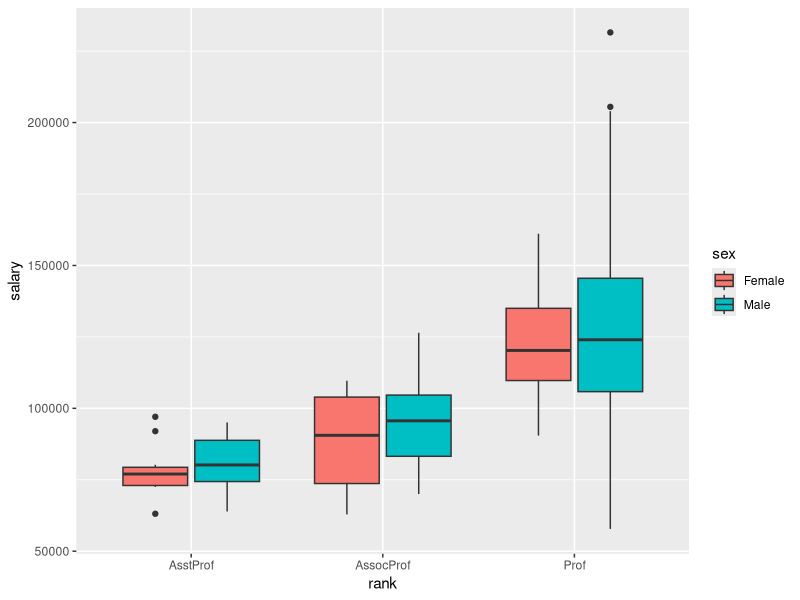
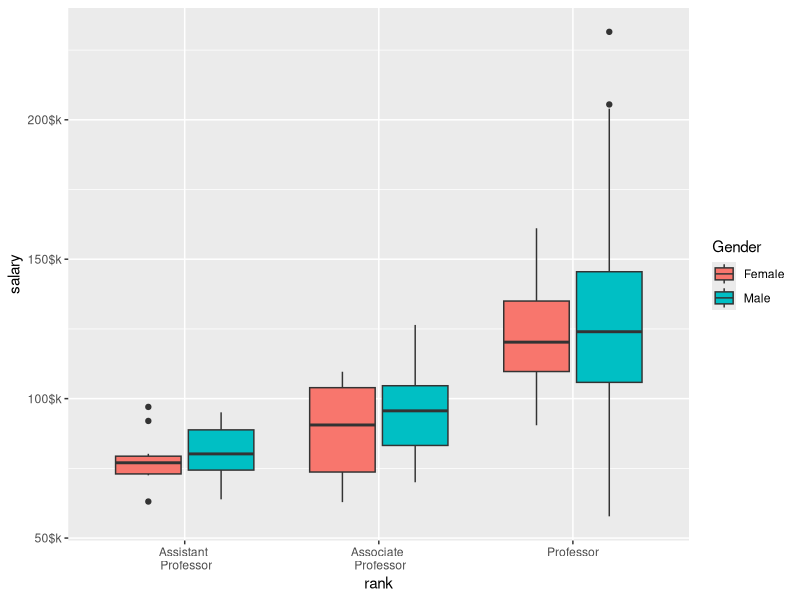
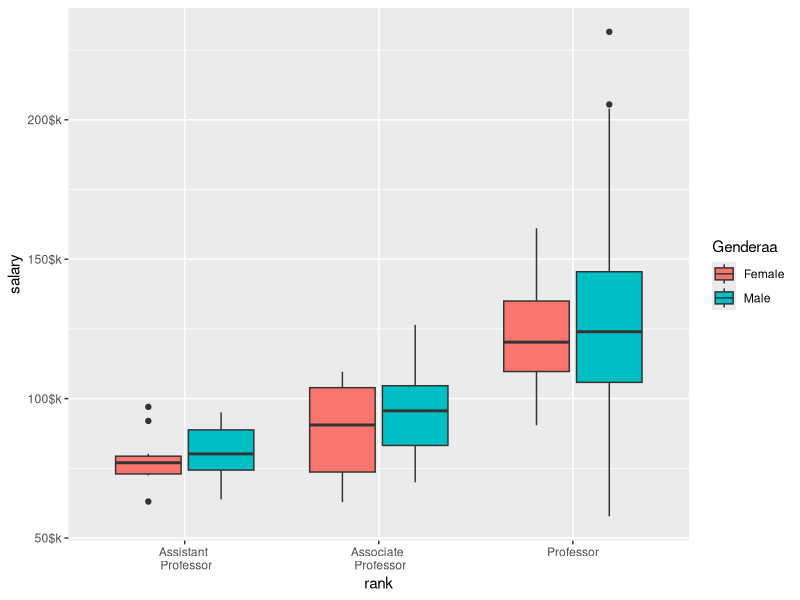
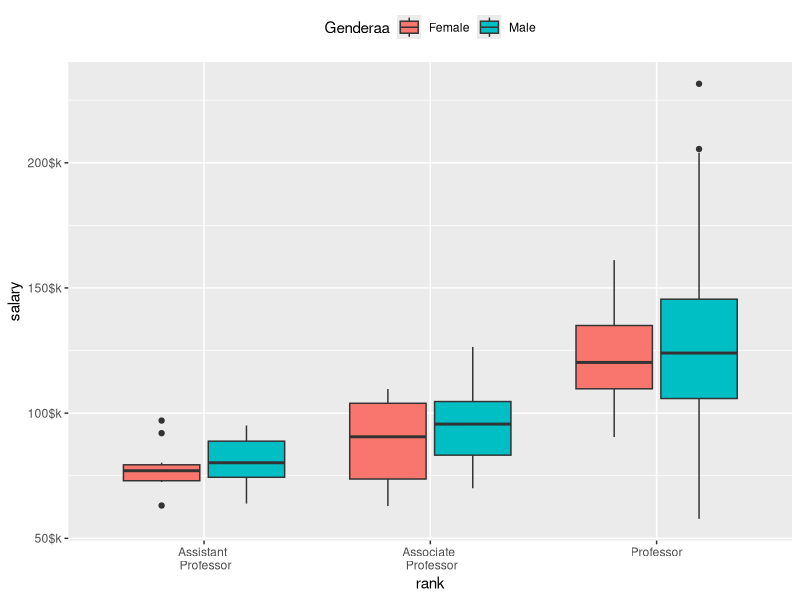
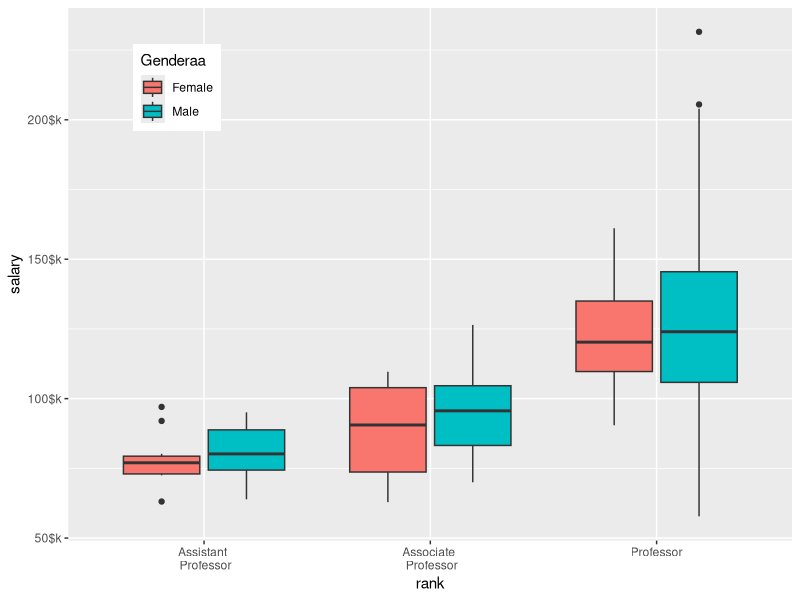
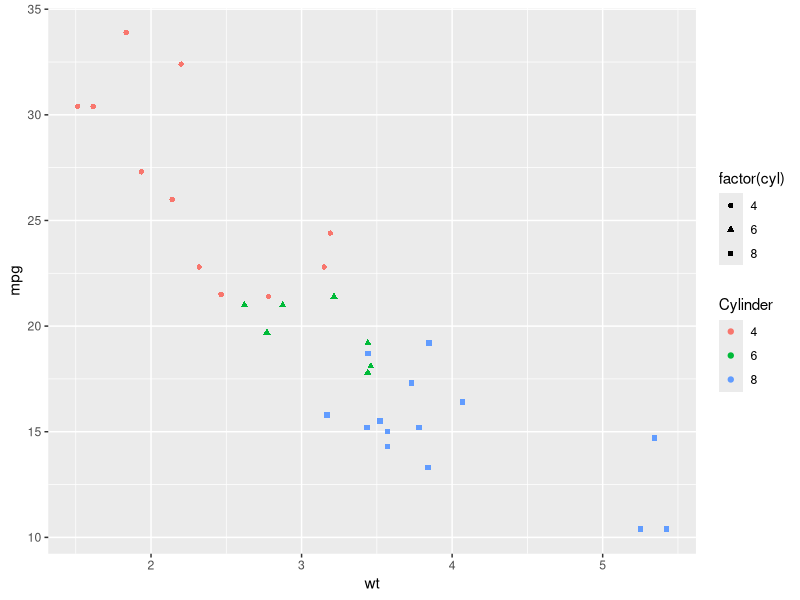
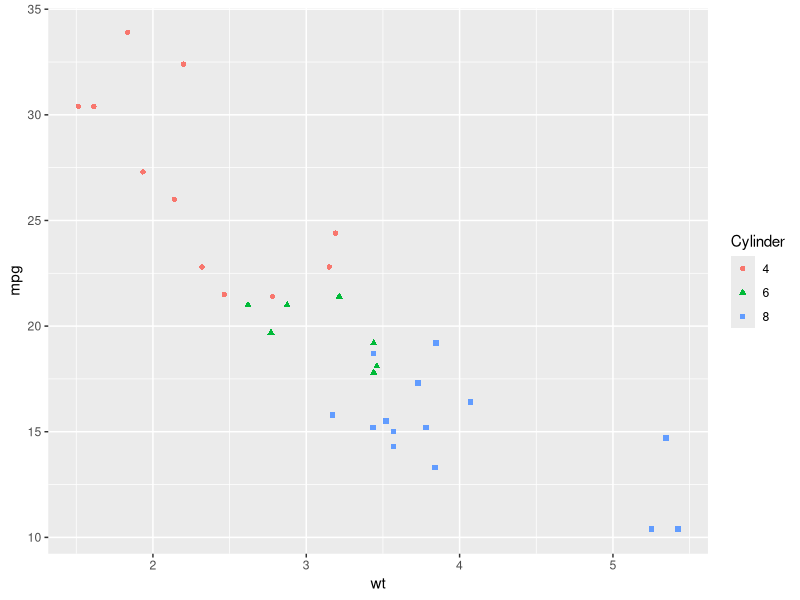
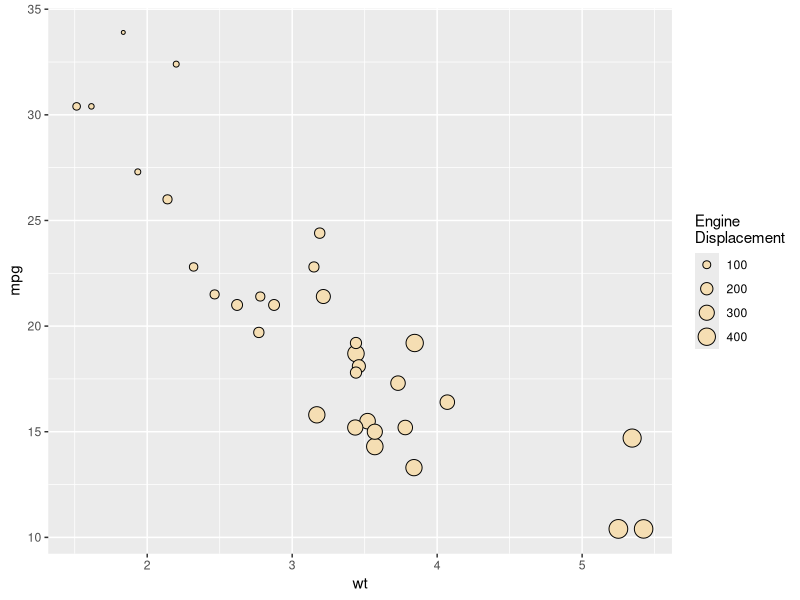

Reproduce these figures in R, in order.
library(ggplot2)
library(car)
str(Salaries)

#rank :직급
#salary 연봉
#박스 색을 sex에 따라서 설정
ggplot(Salaries, aes(x = rank, y = salary, fill = sex)) +
  geom_boxplot()



#####스케일함수#####
#위치, 색상, 채우기, 크기, 도형 등의 그래프 요소에 대한 변경
#scale_<aesthetic(인수)>_<name/data type>    ex)
#      x,y                 continuous        scale_y_continuous()
#      color               discrete          scale_x_date()
#      fill                date              scale_shape_discrete()
#      size                manual            scale_fill_manual()
#      shape...            brewer...         scale_color_brewer()
      
      

#breaks 축의 눈금을 나타내는 펙터의 레벨을 문자벡터로 지정
#labels 눈금이름에 사용할 텍스트레이블을 문자 벡터로 지정

#x축과 y축을 내용 변경할 때 사용 가능하다
scale_x_discrete()
scale_x_continuous()
scale_y_discrete()
scale_y_continuous()
      

#이산변수(discrete variable)란 이산 할 수 있는 변수를 의미 합니다. 
#이게 뭔 소린가 싶지만 다시 말하자면
#하나하나 셀 수 있는 변수를 의미합니다.
#예를 들어 아파트의 층 수, 한 회사의 직원의 수,
#불량품의 개수 등이 이산변수 입니다.
#한 회사의 직원 수가 100.5 명은 될 수 없잖아요.

#연속변수(continuous variable)란 이산변수와 다르게
#변수의 각 값 사이에 무수히 많은 또 다른 값들이 존재하는 경우를 의미합니다.
#예를 들어 사람의 키, 몸무게, 나이, 한 가구의 소득 등이 그것 입니다.

#이산변수와 연속변수의 차이는 정수와 실수의 차이 정도로 생각하면 되겠네요.







#범례 제목 변경 
#방법 1

ggplot(Salaries, aes(x = rank, y = salary, fill = sex)) +
  geom_boxplot() +
  scale_x_discrete(breaks = c("AsstProf", "AssocProf", "Prof"),
                 labels = c("Assistant \n Professor",
                            "Associate \n Professor",
                            "Professor")) +
  scale_y_continuous(breaks = c(50000, 100000, 150000, 200000),
                     labels = c("50$k", "100$k", "150$k", "200$k"))+
  labs(fill = "Gender")  #범례 제목 변경




#범례 제목 변경
#방법 2

#scale_fill_discrete() aes함수에서 sex란 범례를 나타내는 범주형 변수가
#fill로 맵핑이 돼있기 때문에 그와 동일안 scale_fill_discrete()를 사용

#만약에 aes(fill = sex)자리에 color이면 scale_color_discrete()
#shape이면 scale_shape_discrete()
ggplot(Salaries, aes(x = rank, y = salary, fill = sex)) +
  geom_boxplot() +
  scale_x_discrete(breaks = c("AsstProf", "AssocProf", "Prof"),
                   labels = c("Assistant \n Professor",
                              "Associate \n Professor",
                              "Professor")) +
  scale_y_continuous(breaks = c(50000, 100000, 150000, 200000),
                     labels = c("50$k", "100$k", "150$k", "200$k"))+
  scale_fill_discrete(name = "Genderaa") #범례 제목 변경




#범례 위치 변경 
#방법 1
#theme(legend.position =  "top") / right, left, bottom /none
ggplot(Salaries, aes(x = rank, y = salary, fill = sex)) +
  geom_boxplot() +
  scale_x_discrete(breaks = c("AsstProf", "AssocProf", "Prof"),
                   labels = c("Assistant \n Professor",
                              "Associate \n Professor",
                              "Professor")) +
  scale_y_continuous(breaks = c(50000, 100000, 150000, 200000),
                     labels = c("50$k", "100$k", "150$k", "200$k"))+
  scale_fill_discrete(name = "Genderaa") +
  theme(legend.position =  "top")



#좌표로 범례 위치 변경
ggplot(Salaries, aes(x = rank, y = salary, fill = sex)) +
  geom_boxplot() +
  scale_x_discrete(breaks = c("AsstProf", "AssocProf", "Prof"),
                   labels = c("Assistant \n Professor",
                              "Associate \n Professor",
                              "Professor")) +
  scale_y_continuous(breaks = c(50000, 100000, 150000, 200000),
                     labels = c("50$k", "100$k", "150$k", "200$k"))+
  scale_fill_discrete(name = "Genderaa") +
  theme(legend.position = c(0.15, 0.85))




data(mtcars)
head(mtcars)
#실린더 개수별로 모양과 색깔 다르게 표현
#cyl은 범주형 변수가 아니기 대문에 펙터로 변경 후 사용해야한다
ggplot(mtcars, aes(x = wt, y = mpg,
                   color = factor(cyl), shape = factor(cyl))) +
  geom_point()  +
  labs(shpae = "Cylinder", color = "Cylinder")


ggplot(mtcars, aes(x = wt, y = mpg,
                   color = factor(cyl), shape = factor(cyl))) +
  geom_point()  +
  scale_shape_discrete(name = "Cylinder") +
  scale_color_discrete(name = "Cylinder")





#엔진 배기량이 커지면 점도 커지고 작아지면 점도 작아지는 산점도
#size = disp(배기량) 
head(mtcars)
#wt : 무게
#mpg : 갤런당 마일
#disp : 배기량
ggplot(mtcars, aes(x = wt, y  = mpg, size = disp)) +
  geom_point(shape = 21, color = "black", fill = "wheat") +
  labs(size = "Engine\nDisplacement")


#continuous 함수이기 때문에 scale_size_continuous 사용
ggplot(mtcars, aes(x = wt, y  = mpg, size = disp)) +
  geom_point(shape = 21, color = "black", fill = "wheat") +
  scale_size_continuous(name = "Engine\nDisplacement")





#직급별 사람수가 몇 명인지 구분하는 막대도표 생성
#성별에 따라서도 몇 명인지 구분
ggplot(Salaries, aes(x = rank, fill = sex)) +
  geom_bar()


#색 지정
#막대도표의 색을 맘대로 지정하는 것이기 때문에 manual 사용
ggplot(Salaries, aes(x = rank, fill = sex)) +
  geom_bar() +
  scale_fill_manual(values = c("tomato", "cornflowerblue"))





head(Salaries)
#기본적 옵션 산점도
ggplot(Salaries, aes(x = yrs.since.phd, y = salary, 
                     color = rank)) +
  geom_point(size = 2) 

#산점도의 점을 색상을 변경
ggplot(Salaries, aes(x = yrs.since.phd, y = salary, 
                     color = rank)) +
  geom_point(size = 2) + 
  scale_color_manual(values = c("orange", "violetred", "steelblue"))




#scale_shape_manual(values = c(15, 17, 19))
#shape = rank 랭크에 따라서 모양으로 출력
#동그라미, 세모, 네모 역순으로 출력
ggplot(Salaries, aes(x = yrs.since.phd, y = salary, 
                     color = rank, shape = rank)) +
  scale_shape_manual(values = c(15, 17, 19)) +
  geom_point(size = 2)




ggplot(Salaries, aes(x = yrs.since.phd, y = salary, 
                     color = rank)) +
  geom_point(size = 2) +
  scale_color_brewer(palette = "Set1") +
  scale_color_discrete(name = "Rank")




#그라데이션
ggplot(mtcars, aes(x= wt, y = mpg, color = disp)) +
  geom_point() + 
  scale_color_gradient2()

?RColorBrewer
#Accent	
#Dark2	
#Paired	
#Pastel1	
#Pastel2	
#Set1
#Set2
#Set3

